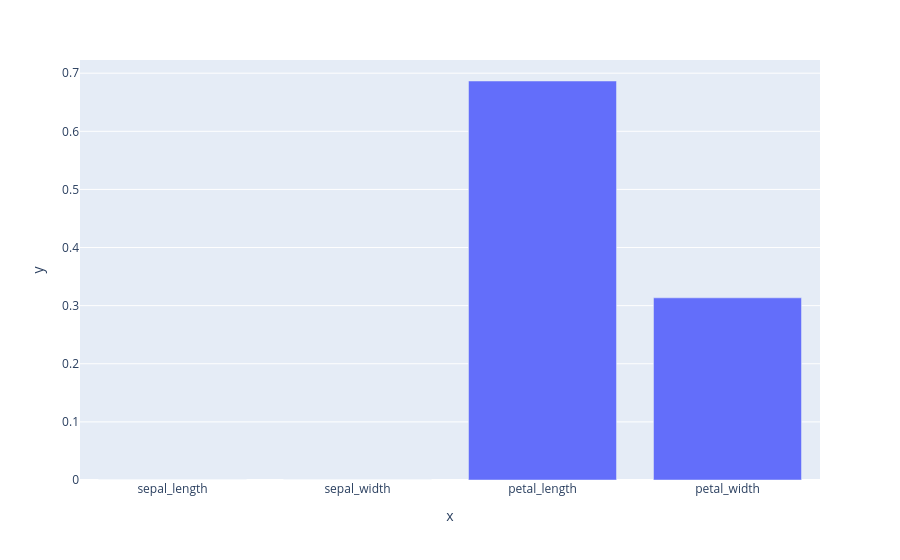

Source (notebook cell):
### Code cell
px.bar(x = dt.feature_names_in_, y= dt.feature_importances_)

### Figure 1 — Plotly figure (JSON) as saved in the notebook; plotly's stock layout.template omitted (floating-point values rounded to 4 significant figures)
{"data": [{"alignmentgroup": "True", "hovertemplate": "x=%{x}<br>y=%{y}<extra></extra>", "legendgroup": "", "marker": {"color": "#636efa", "pattern": {"shape": ""}}, "name": "", "offsetgroup": "", "orientation": "v", "showlegend": false, "textposition": "auto", "type": "bar", "x": ["sepal_length", "sepal_width", "petal_length", "petal_width"], "xaxis": "x", "y": [0, 0, 0.6865, 0.3135], "yaxis": "y"}], "layout": {"barmode": "relative", "legend": {"tracegroupgap": 0}, "margin": {"t": 60}, "xaxis": {"anchor": "y", "domain": [0, 1], "title": {"text": "x"}}, "yaxis": {"anchor": "x", "domain": [0, 1], "title": {"text": "y"}}}}
